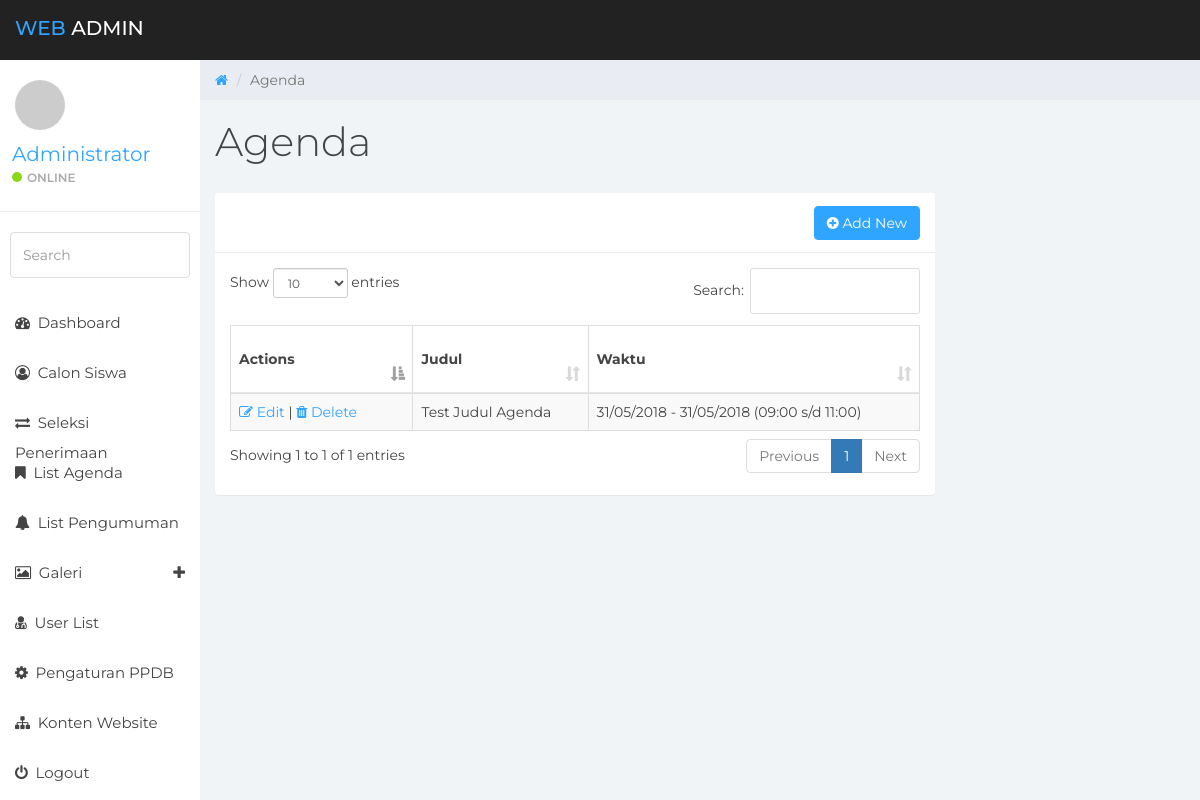
Before: /sysadmin/?page=list-agenda (signed in) with the older database file.
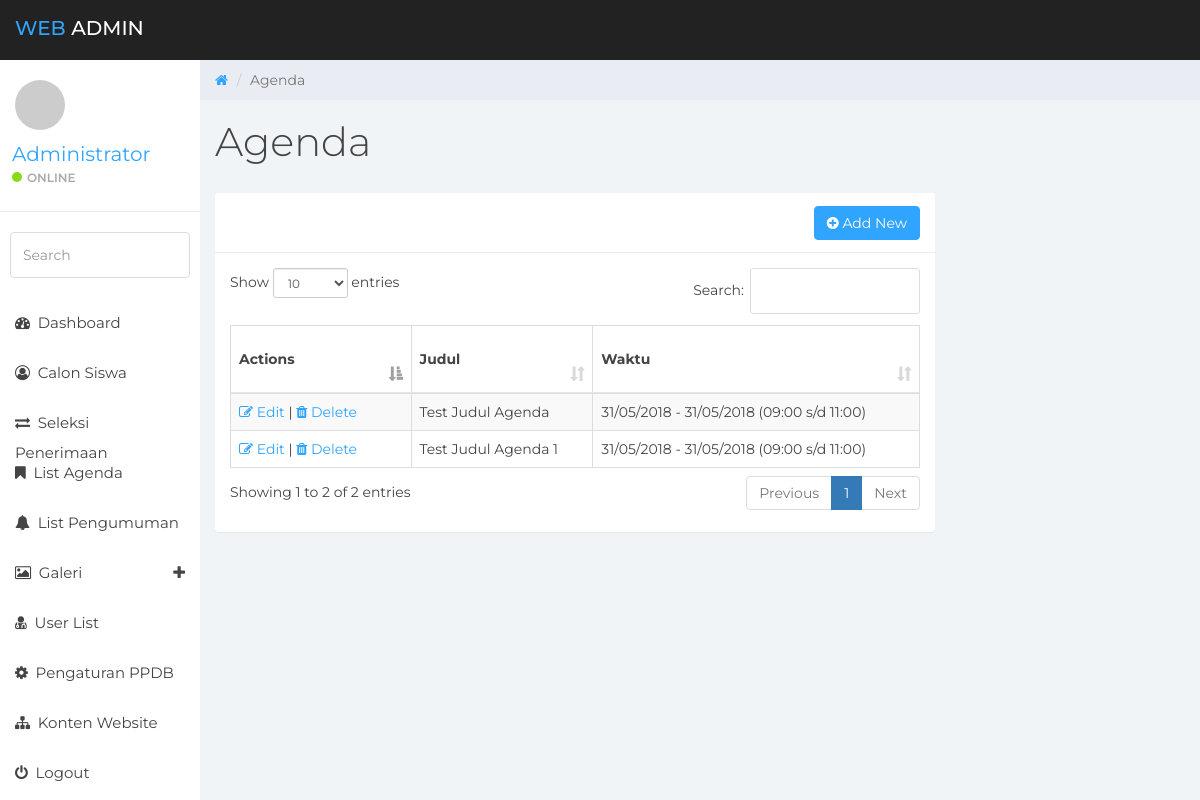
After: the same page with the newer database file.
### tables this page shows
CREATE TABLE `agenda` (
  `ag_id` int(11) NOT NULL,
  `ag_tgl_posting` date NOT NULL,
  `ag_tgl_mulai` date NOT NULL,
  `ag_tgl_selesai` date NOT NULL,
  `ag_jam` varchar(50) NOT NULL,
  `ag_judul` varchar(100) NOT NULL,
  `ag_konten` text NOT NULL,
  `ag_tipe` enum('agenda','pengumuman') NOT NULL,
  `ag_publish` enum('Y','N') NOT NULL
);

### includes/constants.php (called while the page is built, shortened)
<?php
$baseurl = "http://".$_SERVER['HTTP_HOST'].str_replace(basename($_SERVER['SCRIPT_NAME']),"",$_SERVER['SCRIPT_NAME']);
?>

### includes/class.db.php (called while the page is built, shortened)
<?php
class DB
{
    private $link = null;
    static $inst = null;
    public function __construct()
    {
        try {
            $this->link = new mysqli( DB_HOST, DB_USER, DB_PASS, DB_NAME );
            $this->link->set_charset( "utf8" );
        } catch ( Exception $e ) {
            die( 'Unable to connect to database' );
        }
    }
    public function get_results( $query, $object = false )
    {
        $results = $this->link->query( $query );
        if( $this->link->error )
        {
            $this->log_db_errors( $this->link->error, $query );
            return false;
        }
        else
        {
            $row = array();
            while( $r = ( !$object ) ? $results->fetch_assoc() : $results->fetch_object() )
            {
                $row[] = $r;
            }
            return $row;
        }
    }
    static function getInstance()
    {
        if( self::$inst == null )
        {
            self::$inst = new DB();
        }
        return self::$inst;
    }
}

### sysadmin/modules/agenda/v_list.php (the view, shortened to what this page needs)
<?php
$pagetitle = "Agenda";
$act = "modules/agenda/do_task.php";
$getpage = "list-agenda";
$getact = htmlspecialchars($_GET["act"], ENT_QUOTES, 'UTF-8');
?>
<div class="row">
    <ol class="breadcrumb">
        <li><a href="<?php echo $baseurl;?>">
            <em class="fa fa-home"></em>
        </a></li>
        <li class="active"><?php echo $pagetitle;?></li>
    </ol>
</div>
<div class="row">
    <div class="col-lg-12">
        <h1 class="page-header"><?php echo $pagetitle;?></h1>
    </div>
</div>
<?php
switch($getact){
    default:
?>
<div class="row">
    <div class="col-lg-9">
        <div class="panel panel-default">
            <div class="panel-heading">
                <span class="pull-right"><button class="btn btn-primary" onclick="location.href='?page=<?php echo $getpage; ?>&act=add';"><i class="fa fa-plus-circle"></i> Add New</button> </span>
            </div>
            <div class="panel-body">
                <table id="example" class="table table-striped table-bordered" style="width:100%">
                    <thead>
                        <tr>
                            <th>Actions</th>
                            <th>Judul</th>
                            <th>Waktu</th>
                        </tr>
                    </thead>
                    <tbody>
                        <?php
                            $query = "SELECT * FROM agenda WHERE ag_tipe = 'agenda'";
                            $results = $database->get_results( $query );
                            foreach( $results as $row )
                            {
                                $jam_mulai = date("d/m/Y", strtotime($row[ag_tgl_mulai]));
                                $jam_selesai = date("d/m/Y", strtotime($row[ag_tgl_selesai]));
                                $waktu = $jam_mulai." - ".$jam_selesai." (".$row[ag_jam].")";
                                echo "<tr>";
                                    echo "<td>
                                            <a href='?page=$getpage&act=edit&key=$row[ag_id]'><i class='fa fa-edit'></i> Edit</a> |
                                            <a href='$act?page=$getpage&act=delete&key=$row[ag_id]'><i class='fa fa-trash'></i> Delete</a>
                                        </td>";
                                    echo "<td>$row[ag_judul]</td>";
                                    echo "<td>$waktu</td>";
                                echo "</tr>";
                            }
                        ?>
                    </tbody>
                </table>
            </div>
        </div>
    </div>
</div>
<?php
break;
?>
<?php
}
?>

Changed rows visible on the page:
added agenda: ag_judul "Test Judul Agenda 1", waktu "31/05/2018 - 31/05/2018 (09:00 s/d 11:00)"
Other visible differences:
text written by a page script: "Show entries Search: Showing 1 to 1 of 1 entries Previous 1 Next" → "Show entries Search: Showing 1 to 2 of 2 entries Previous 1 Next"
